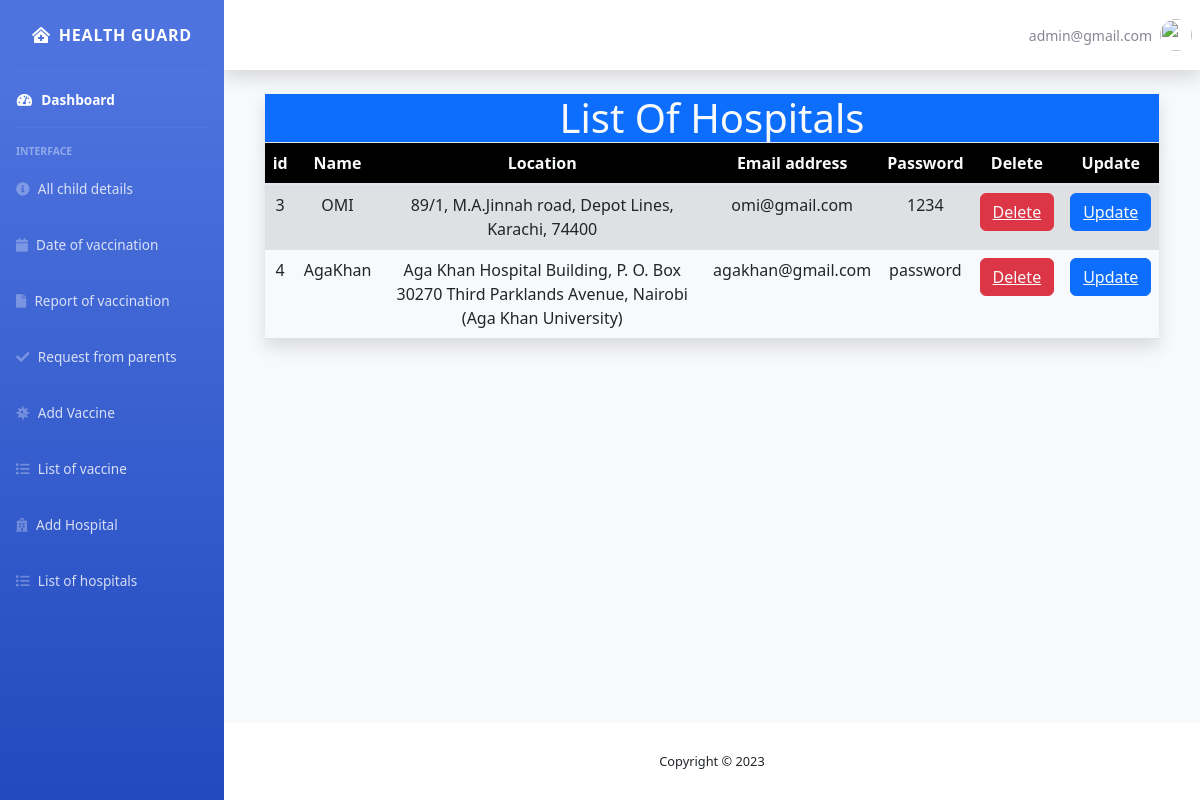
The app's page /admin/list_of_hospital.php (signed in) with its own data.
### tables this page shows
CREATE TABLE `hospital` (
  `h_id` int(11) NOT NULL,
  `h_name` varchar(255) NOT NULL,
  `h_email` varchar(255) NOT NULL,
  `h_address` varchar(255) NOT NULL,
  `h_password` varchar(12) NOT NULL
);

### admin/list_of_hospital.php (the view, shortened to what this page needs)
<?php include("header.php") ?>
<?php include("siderbar.php") ?>
<h1 class="shadow col-md-11 m-auto text-light bg-primary text-center">List Of Hospitals</h1>
<table class="shadow col-md-11 m-auto text-light text-center table table-striped p-2">
    <thead class="bg-black">
        <tr>
            <th>id</th>
            <th>Name</th>
            <th>Location</th>
            <th>Email address</th>
            <th>Password</th>
            <th>Delete</th>
            <th>Update</th>
        </tr>
    </thead>
    <tbody class="text-dark">
        <?php
        $q = mysqli_query($conn, "SELECT * FROM `hospital`");
        while ($data = mysqli_fetch_array($q)) {
            echo '<tr>
                    <td>' . $data[0] . '</td>
                    <td>' . $data[1] . '</td>
                    <td>' . $data[3] . '</td>
                    <td>' . $data[2] . '</td>
                    <td>' . $data[4] . '</td>
                    <td> <button class="btn btn-danger text-light"> <a href="delete.php?hospital_delete_id=' . $data[0] . '" class="text-light">Delete</a> </td>
                    <td><button  class="btn btn-primary"> <a href="update_hospital.php?update_hospital=' . $data[0] . '" class="text-light">Update</a> </button> </td>
                </tr>';
        }
        ?>
    </tbody>
</table>
</div>
<?php include("footer.php") ?>

### records on screen
hospital: h_id "3", h_name "OMI", h_address "89/1, M.A.Jinnah road, Depot Lines, Karachi, 74400", h_email "omi@gmail.com", h_password "1234"
hospital: h_id "4", h_name "AgaKhan", h_address "Aga Khan Hospital Building, P. O. Box 30270 Third Parklands Avenue, Nairobi (Aga Khan University)", h_email "agakhan@gmail.com", h_password "password"

### other values on screen
$_SESSION["email"] "admin@gmail.com"
